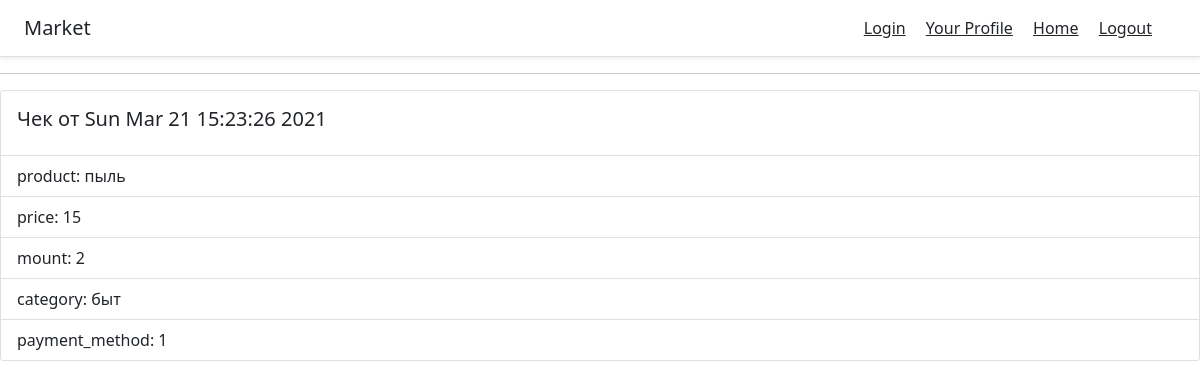
Page /checks (signed in) on the earlier database version.
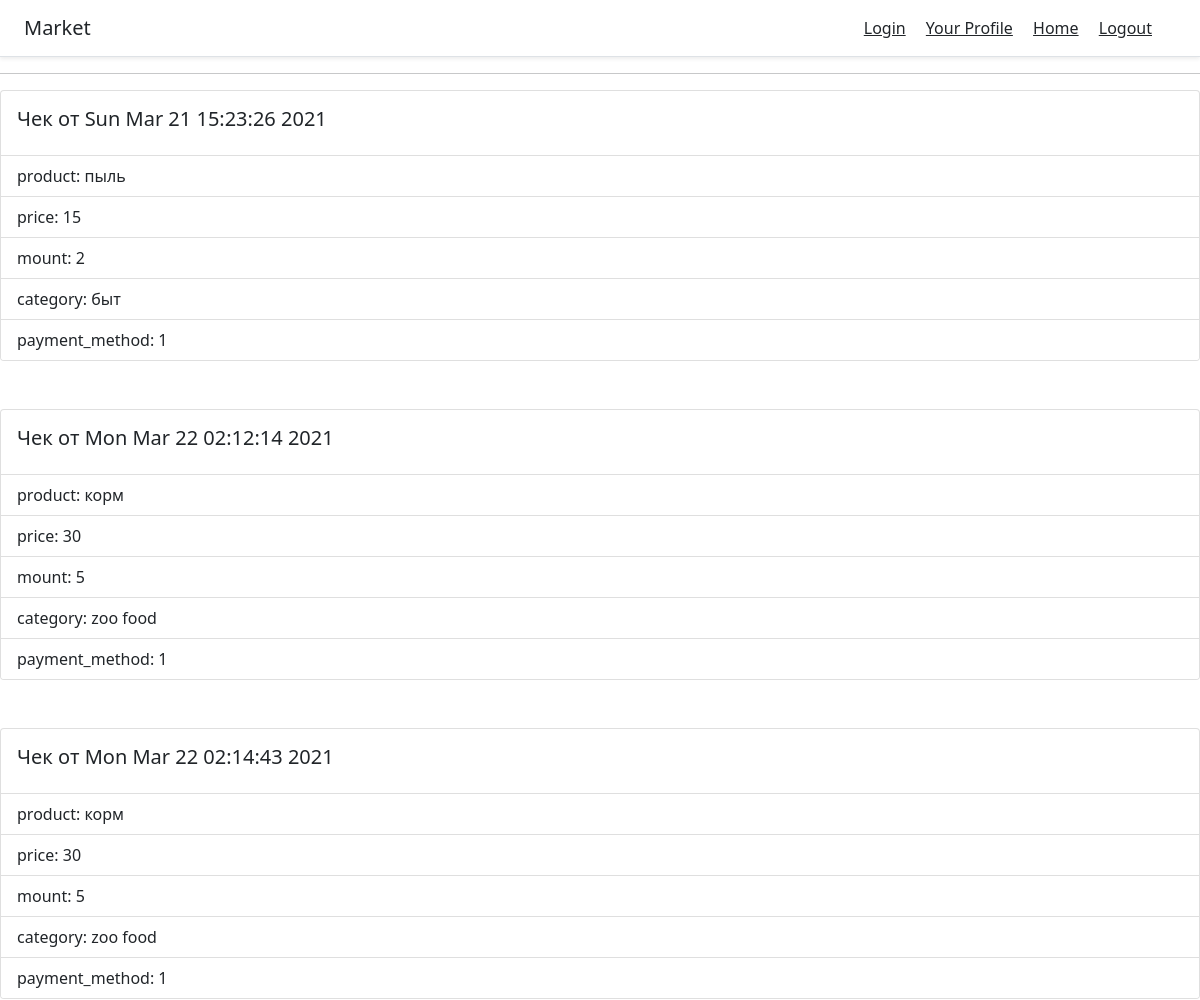
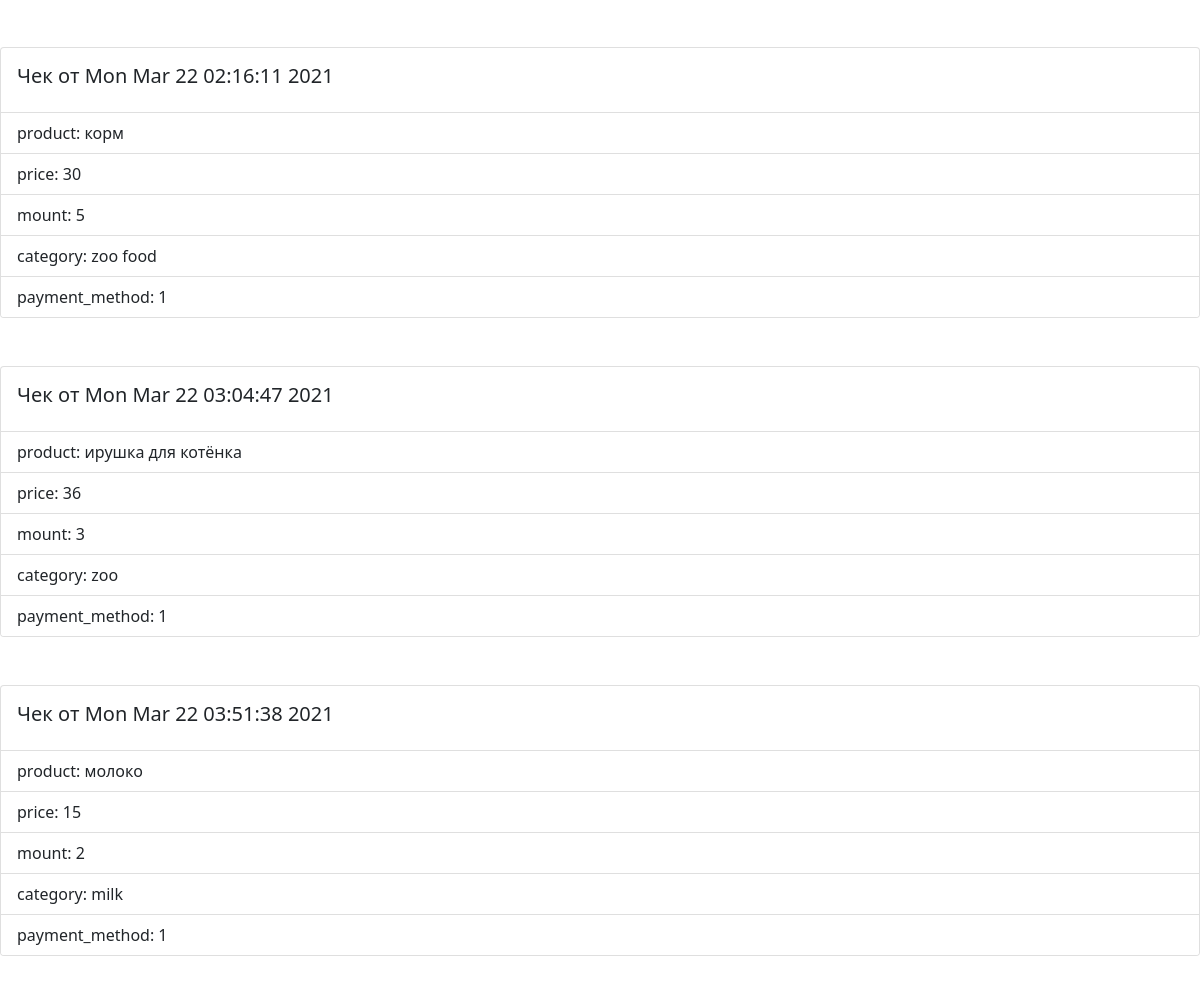
Same page on the later database version (2 pictures, top to bottom).
### app/models.py (models this page shows)
class Check(db.Model):
    id = db.Column(db.Integer, primary_key=True)
    times = db.Column(db.String(555),index=True)
    product = db.Column(db.String(64), index=True)
    price = db.Column(db.Integer, index=True)
    mount = db.Column(db.Integer, index=True)
    category = db.Column(db.String(64), index=True)
    payment_method = db.Column(db.SmallInteger)  # 0 наличка 1 карта
    user_id = db.Column(db.Integer, index=True)

### app/views.py (the view)
@app.route('/checks')
def checks():
    nickname = session['nickname']
    user = User.query.filter_by(nickname=nickname).first()
    checks= Check.query.filter_by(user_id = user.id).all()
    if checks:
        return render_template("checks.html",checks=checks)
    else:
        flash("Вы еще не создали чеков")
        return redirect(url_for('user', nickname=nickname))

### app/views.py (called while the page is built)
@lm.user_loader
def load_user(id):
    return User.query.get(int(id))

### app/templates/checks.html (shortened to what this page needs)
<!DOCTYPE html>
<html lang="en">
<head>
</head>
<body>
{% extends "base.html" %}
{% block content %}
{% for check in checks%}
<div class="col">
            <div class="card">
              <div class="card-body">
                <h5 class="card-title">Чек от {{check.times}}</h5>
              </div>
              <ul class="list-group list-group-flush">
                <li class="list-group-item">product: {{check.product}}</li>
                <li class="list-group-item">price: {{check.price}}</li>
                <li class="list-group-item">mount: {{check.mount}}</li>
                <li class="list-group-item">category: {{check.category}}</li>
                <li class="list-group-item">payment_method: {{check.payment_method}}</li>
              </ul>
            </div>
    <br>
    <br>
          </div>
{% endfor %}
{% endblock %}

Differences in the rows shown:
added Check: times "Mon Mar 22 02:12:14 2021", product "корм", price "30", mount "5", category "zoo food", payment_method "1"
added Check: times "Mon Mar 22 02:14:43 2021", product "корм", price "30", mount "5", category "zoo food", payment_method "1"
added Check: times "Mon Mar 22 02:16:11 2021", product "корм", price "30", mount "5", category "zoo food", payment_method "1"
added Check: times "Mon Mar 22 03:04:47 2021", product "ирушка для котёнка", price "36", mount "3", category "zoo", payment_method "1"
added Check: times "Mon Mar 22 03:51:38 2021", product "молоко", price "15", mount "2", category "milk", payment_method "1"
